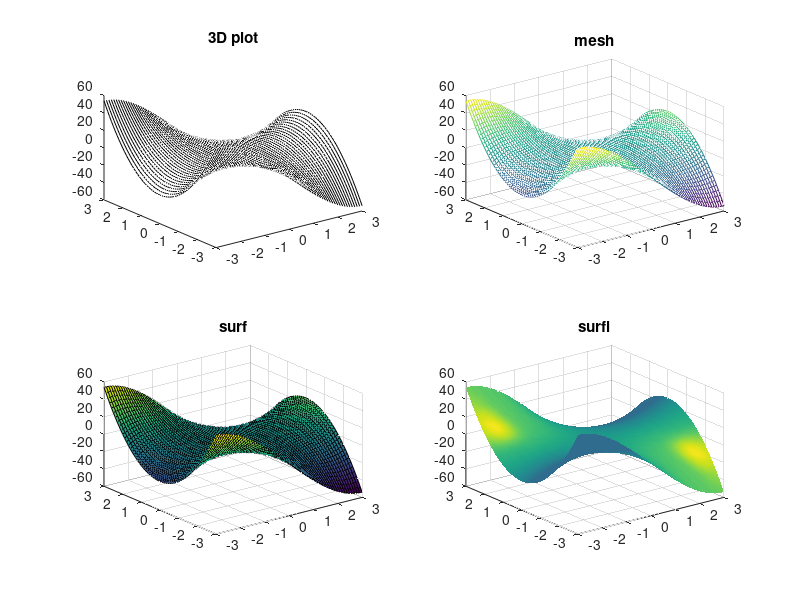

The MATLAB script that drew this image:
% ----------------
% ----- EX 8 -----
% ----------------

% ----- defining the ranges -----
t=-3:0.1:3;

% ----- defining the function ----- 
[x, y] = meshgrid(t, t);
z = x.^3 - 3*x .* y.^2;

% ----- plotting the results ----- 
figure; 
subplot(2,2,1);
plot3(x, y, z, 'k'); title('3D plot');

% mesh plotting
subplot(2,2,2);
mesh(x, y, z); title('mesh');

% surf plotting
subplot(2,2,3);
surf(x, y, z); title('surf');

% surfl plotting
subplot(2,2,4);
surfl(x, y, z); shading interp; title('surfl');